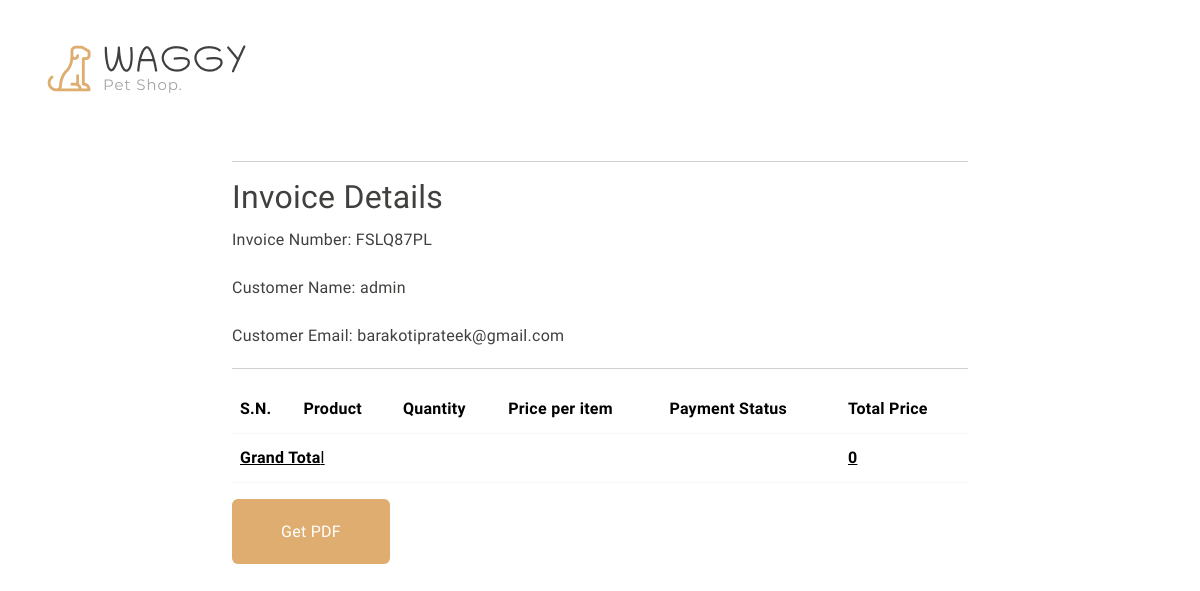
The page /invoice-details/FSLQ87PL (signed in) on the database as committed earlier.
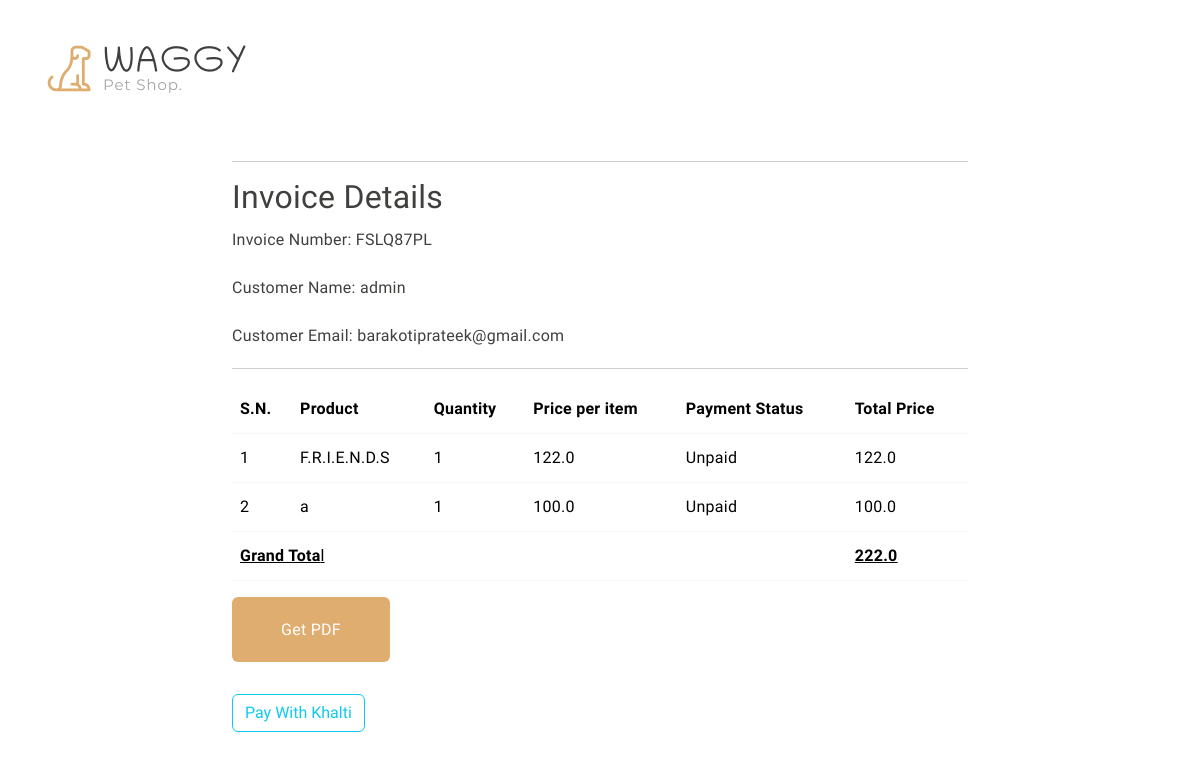
The same page on the database as committed later.
### shop/user/models.py (models this page shows)
class User(db.Model, UserMixin):
    id = db.Column(db.Integer, primary_key = True)
    email = db.Column(db.String(120) , unique = True , nullable = False)
    username = db.Column(db.String(50) , nullable=False)
    password = db.Column(db.String(60) , nullable=False)
    image_file = db.Column(db.String(20), nullable=False, default = 'default.png')
    role = db.Column(db.String(20) , nullable=False , default='customer')
    likes = db.relationship('Likes', backref='user', cascade='all, delete-orphan')
    cart_items = db.relationship('Cart', backref=db.backref('user', lazy=True), cascade='all, delete-orphan')
    user_orders = db.relationship('Order', back_populates='user', cascade='all, delete-orphan')
    def delete(self):
        for like in self.likes:
            db.session.delete(like)
        for order in self.user_orders:
            db.session.delete(order)
        for cart_item in self.cart_items:
            db.session.delete(cart_item)
        db.session.delete(self)
        db.session.commit()

### shop/product/models.py (models this page shows, shortened)
class Order(db.Model):
    id = db.Column(db.Integer, primary_key=True)
    quantity = db.Column(db.Integer, nullable=False)
    price = db.Column(db.Float, nullable=False)
    status = db.Column(db.String(100), nullable=False, default="Pending")
    payment_status = db.Column(db.String(100), nullable=False, default="Unpaid")
    invoice = db.Column(db.String(1000), nullable=True)
    invoice_number = db.Column(db.String(8))
    user_link = db.Column(db.Integer, db.ForeignKey('user.id'), nullable=False)
    product_link = db.Column(db.Integer, db.ForeignKey('product.id'), nullable=False)
    user = db.relationship('User', backref='orders')
    product = db.relationship('Product', backref='ordered_in_orders')

class Product(db.Model):
    id = db.Column(db.Integer , primary_key = True)
    name = db.Column(db.String(50) , nullable =False)
    date_created = db.Column(db.Date , default= datetime.now().date)
    image_file = db.Column(db.String(20), nullable=False, default = 'default.jpg')
    price = db.Column(db.Numeric(10,2) , nullable=False)
    tags = db.Column(db.String(200))
    desc = db.Column(db.String(1000))
    category_id = db.Column(db.Integer , db.ForeignKey('category.id'))
    category = db.relationship('Category', backref=db.backref('associated_products', lazy=True))
    user_id = db.Column(db.Integer , db.ForeignKey('user.id') , nullable = False)
    likes = db.relationship('Likes', backref='product', lazy=True , cascade='all, delete-orphan')
    carts = db.relationship('Cart', backref=db.backref('product', lazy=True), cascade= 'all, delete-orphan', single_parent=True)
    orders = db.relationship('Order', backref=db.backref('ordered_product', lazy=True), cascade= 'all, delete-orphan', single_parent=True)
    ratings = db.relationship('Rating', backref='rated_product', lazy=True, cascade='all, delete-orphan')

### shop/product/routes.py (the view)
@app.route('/invoice-details/<invoice_number>')
@login_required
def show_invoice_details(invoice_number):
    orders = Order.query.filter_by(user_link=current_user.id , invoice_number=invoice_number).all()
    unpaid = any(order.payment_status == 'Unpaid' for order in orders)
    user = User.query.get(current_user.id)
    print(invoice_number)
    return render_template('product/invoice_details.html', orders=orders, user=user, invoice_number=invoice_number, unpaid=unpaid)

### shop/user/models.py (called while the page is built)
@login_manager.user_loader
def load_user(user_id):
    return User.query.get(int(user_id))

### shop/templates/product/invoice_details.html (shortened to what this page needs)
{% extends 'base.html' %}
{% block body %}
<div class="container my-3">
    <div class="row py-4 pb-0 pb-sm-4 align-items-center ">
        <div class="col-sm-4 col-lg-3 text-center text-sm-start">
            <div class="main-logo">
                <a href="{{url_for('home')}}">
                    <img src="{{url_for('static', filename='images/logo.png')}}" alt="logo" class="img-fluid">
                </a>
            </div>
        </div>
        <div class="container mt-5">
            <div class="row justify-content-center">
                <div class="col-md-8">
                    <hr>
                    <h2>Invoice Details</h2>
                    <p>Invoice Number: {{ invoice_number }}</p>
                    <p>Customer Name: {{ user.username }}</p>
                    <p>Customer Email: {{ user.email }}</p>
                    <table class="table">
                        <thead>
                            <tr>
                                <th>S.N.</th>
                                <th>Product</th>
                                <th>Quantity</th>
                                <th>Price per item</th>
                                <th>Payment Status</th>
                                <th>Total Price</th>
                            </tr>
                        </thead>
                        <tbody>
                            {% for order in orders %}
                            <tr>
                                <td>{{ loop.index }}</td>
                                <td>{{ order.product.name }}</td>
                                <td>{{ order.quantity }}</td>
                                <td>{{ order.price / order.quantity }}</td>
                                <td>{{ order.payment_status }}</td>
                                <td>{{ order.price }}</td>
                            </tr>
                            {% endfor %}
                            <hr>
                            <tr>
                                <td colspan="5"><u><strong>Grand Tota</strong>l</u></td>
                                <td><u><strong>{{ orders | map(attribute='price') | sum }}</strong></u></td>
                            </tr>
                        </tbody>
                    </table>
                    <a href="{{ url_for('generate_pdf', invoice_number=invoice_number) }}" class="btn btn-primary">Get
                        PDF</a> <br> <br>
                        {% if unpaid %}
                        <form id="payment-form" method="post" action="{{ url_for('initkhalti') }}">
                            <button type="submit" id="payment-button" class="btn btn-outline-info">Pay With Khalti</button>
                        </form>
                        {% endif %}
                </div>
            </div>
        </div>
    </div>
</div>
{% endblock %}

### shop/templates/base.html (shortened to what this page needs)
<!DOCTYPE html>
<html lang="en">
<head>
<link rel="stylesheet" href="https://cdn.jsdelivr.net/npm/swiper@9/swiper-bundle.min.css" />
<link href="https://cdn.jsdelivr.net/npm/bootstrap@5.3.0-alpha3/dist/css/bootstrap.min.css" rel="stylesheet"
>
  <link href="https://cdn.jsdelivr.net/npm/bootstrap@5.3.3/dist/css/bootstrap.min.css" rel="stylesheet">
<link rel="stylesheet" type="text/css" href="{{ url_for('static' , filename = 'css/vendor.css') }}">
<link rel="stylesheet" type="text/css" href="{{ url_for('static' , filename = 'style.css') }}">
  <link rel="stylesheet" type="text/css" href="{{url_for('static' , filename='style1.css')}}">
</head>
{% block body %}
{% endblock body %}
</html>

### shop/static/style.css (style rules this page uses)
:root { --header-height: 160px; --header-height-min: 80px; }
:root { --accent-color: #DEAD6F; --dark-color: #222222; --light-dark-color: #727272; --light-color: #fff; --grey-color: #dbdbdb; --light-grey-color: #fafafa; --primary-color: #6995B1; --light-primary-color: #eef1f3; }
:root { --body-font: 'Chilanka', cursive; --heading-font: 'Chilanka', cursive; --secondary-font: 'Montserrat', sans-serif; }
.btn-primary { padding: 1.2rem 3rem; --bs-btn-color: #fff; --bs-btn-bg: #DEAD6F; --bs-btn-border-color: transparent; --bs-btn-hover-color: #fff; --bs-btn-hover-bg: #e9b775; --bs-btn-hover-border-color: transparent; --bs-btn-focus-shadow-rgb: 49, 132, 253; --bs-btn-active-color: #fff; --bs-btn-active-bg: #DEAD6F; --bs-btn-active-border-color: transparent; --bs-btn-active-shadow: inset 0 3px 5px rgba(0, 0, 0, 0.125); --bs-btn-disabled-color: #fff; --bs-btn-disabled-bg: #d3d7dd; --bs-btn-disabled-border-color: transparent; }
h1, h2, h3, h4, h5, h6 { font-family: var(--heading-font); color: var(--bs-body-color); font-weight: 400; text-transform: capitalize; }
a { text-decoration: none; }

Rows that differ between the two databases and show on the page:
added Order: product.name "F.R.I.E.N.D.S", quantity "1", order.price/order.quantity "122.0", payment_status "Unpaid", price "122.0"
added Order: product.name "a", quantity "1", order.price/order.quantity "100.0", payment_status "Unpaid", price "100.0"
Other text that changed with them:
{{ orders | map(attribute='price') | sum }}: "0" → "222.0"
text now shown: "Pay With Khalti"
